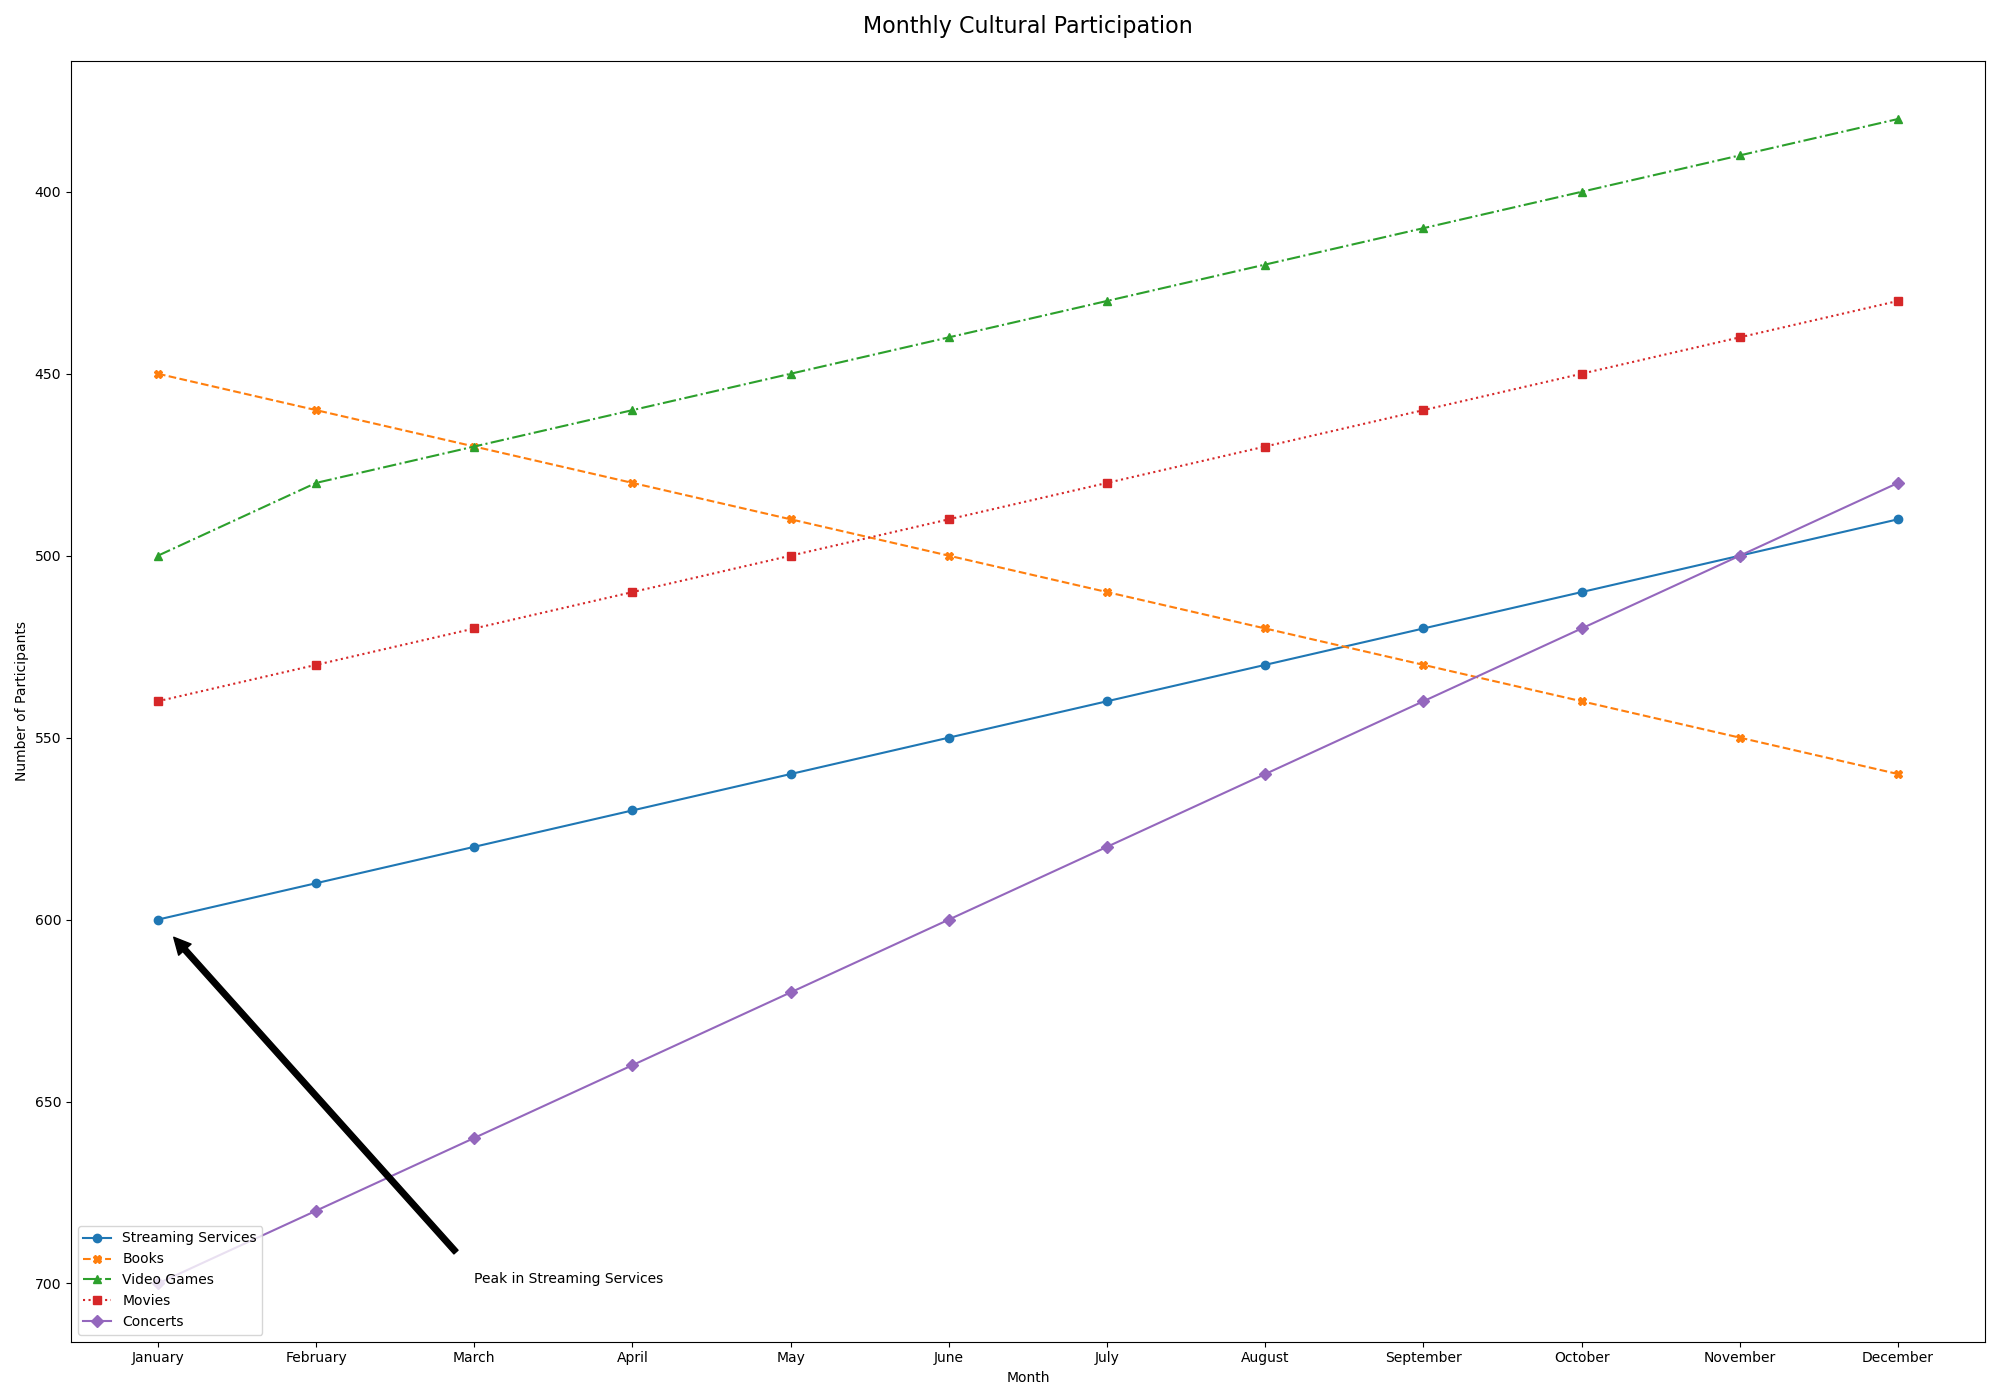

Reproduce this figure in Python.

import matplotlib.pyplot as plt

data = [
    {'Month': 'January', 'Streaming Services': 600, 'Books': 450, 'Video Games': 500, 'Movies': 540, 'Concerts': 700},
    {'Month': 'February', 'Streaming Services': 590, 'Books': 460, 'Video Games': 480, 'Movies': 530, 'Concerts': 680},
    {'Month': 'March', 'Streaming Services': 580, 'Books': 470, 'Video Games': 470, 'Movies': 520, 'Concerts': 660},
    {'Month': 'April', 'Streaming Services': 570, 'Books': 480, 'Video Games': 460, 'Movies': 510, 'Concerts': 640},
    {'Month': 'May', 'Streaming Services': 560, 'Books': 490, 'Video Games': 450, 'Movies': 500, 'Concerts': 620},
    {'Month': 'June', 'Streaming Services': 550, 'Books': 500, 'Video Games': 440, 'Movies': 490, 'Concerts': 600},
    {'Month': 'July', 'Streaming Services': 540, 'Books': 510, 'Video Games': 430, 'Movies': 480, 'Concerts': 580},
    {'Month': 'August', 'Streaming Services': 530, 'Books': 520, 'Video Games': 420, 'Movies': 470, 'Concerts': 560},
    {'Month': 'September', 'Streaming Services': 520, 'Books': 530, 'Video Games': 410, 'Movies': 460, 'Concerts': 540},
    {'Month': 'October', 'Streaming Services': 510, 'Books': 540, 'Video Games': 400, 'Movies': 450, 'Concerts': 520},
    {'Month': 'November', 'Streaming Services': 500, 'Books': 550, 'Video Games': 390, 'Movies': 440, 'Concerts': 500},
    {'Month': 'December', 'Streaming Services': 490, 'Books': 560, 'Video Games': 380, 'Movies': 430, 'Concerts': 480}
]

months = [record['Month'] for record in data]
streaming_services = [record['Streaming Services'] for record in data]
books = [record['Books'] for record in data]
video_games = [record['Video Games'] for record in data]
movies = [record['Movies'] for record in data]
concerts = [record['Concerts'] for record in data]

plt.figure(figsize=(20, 14))

plt.plot(months, streaming_services, label='Streaming Services', marker='o', linestyle='-', color='#1f77b4')
plt.plot(months, books, label='Books', marker='X', linestyle='--', color='#ff7f0e')
plt.plot(months, video_games, label='Video Games', marker='^', linestyle='-.', color='#2ca02c')
plt.plot(months, movies, label='Movies', marker='s', linestyle=':', color='#d62728')
plt.plot(months, concerts, label='Concerts', marker='D', linestyle='-', color='#9467bd')

plt.title('Monthly Cultural Participation', pad=20, fontsize=16)
plt.xlabel('Month')
plt.ylabel('Number of Participants')
plt.gca().invert_yaxis()
plt.legend(loc='lower left')

plt.annotate('Peak in Streaming Services', xy=('January', 600), xytext=('March', 700),
             arrowprops=dict(facecolor='black', shrink=0.05))

plt.tight_layout()

plt.show()
